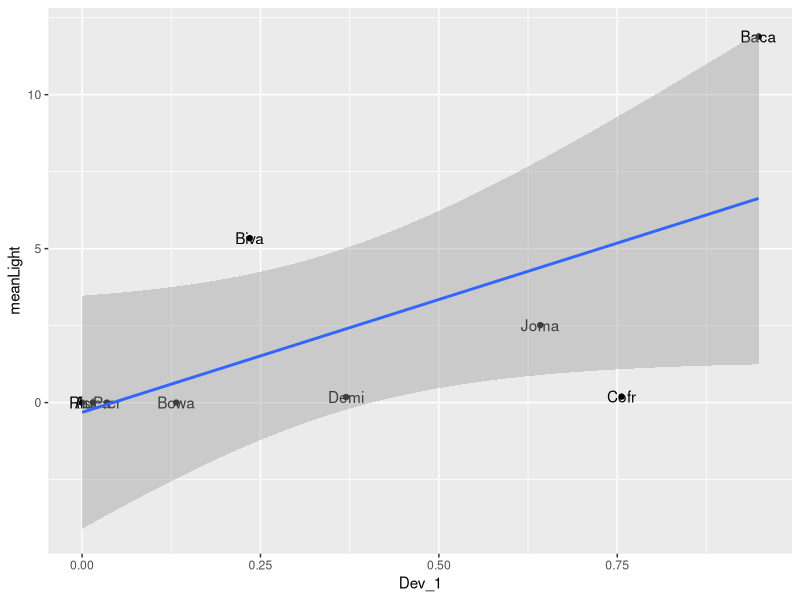
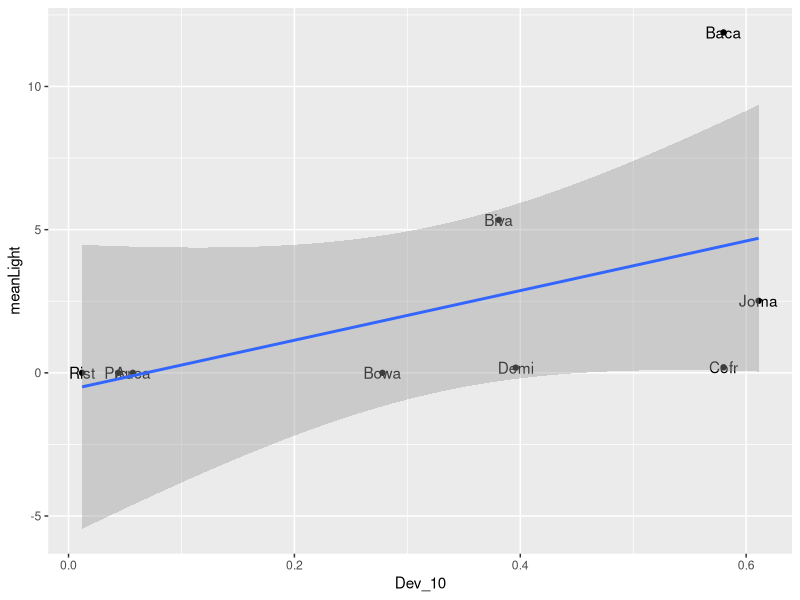

Write the R code that produced these figures, in order.
library(dplyr)
library(ggplot2)

ld <- read.csv("data/lightData.csv")
is <- read.csv("data/impervious_surface.csv")

#combine these
mdf <- left_join(ld, is)

#plot these linearly
ggplot(mdf, mapping = aes(x = Dev_1, y = meanLight, label = Site)) + #mapping tells ggplot that the data is in geographic space
    geom_text() +
    geom_point() +
    geom_smooth(method = "lm")

#Correlation of this

cor(mdf$meanLight, mdf$Dev_1)

ggplot(mdf, mapping = aes(x = Dev_10, y = meanLight, label = Site)) + #mapping tells ggplot that the data is in geographic space
    geom_text() +
    geom_point() +
    geom_smooth(method = "lm")

#Correlation of this

cor(mdf$meanLight, mdf$Dev_10)

#Probably can't run these variables in the same model because they are so correlated.  We can run
#them in separate models
